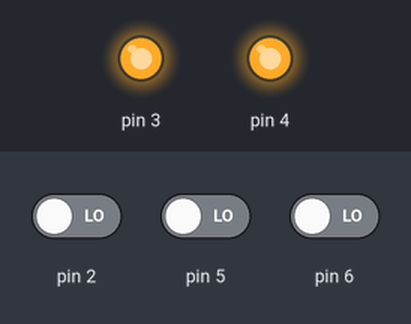
Bench run of a sketch on a simulated Arduino Uno, built with avr-gcc and run on an emulated ATmega328P. Shown: output pins drawn as LEDs (lit = HIGH). The inputs (shaded band) are chosen by the test bench; at power-on: pin 2 LOW, pin 5 LOW, pin 6 LOW.

Above: at 0.8 s.
0.9 s: pin 2 driven HIGH
At 2.0 s:
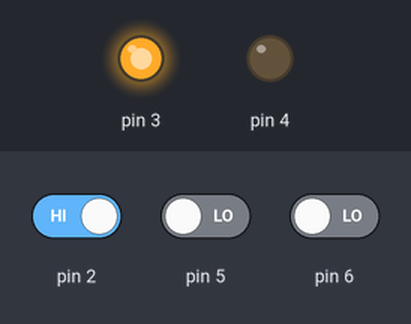
Timing chart, 0 to 3.9 s (numbered marks = the images above; inputs shaded):
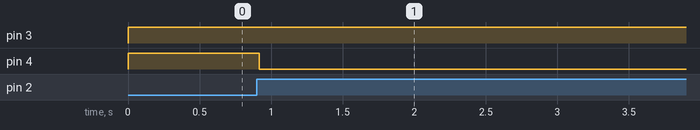

The sketch:

ZTS_V1.ino
```cpp
#define PULSE 58
int main(){
  uint8_t map0 [60] = {5, 6, 7, 8, 9, 10, 15, 20, 25, 30, 35, 36, 36, 36, 36, 36, 36, 36, 36, 36, 36, 36, 36, 36, 36, 36, 36, 36, 36, 36, 36, 36, 36, 36, 36, 36, 36, 36, 36, 36, 35, 35, 35, 35, 35, 35, 35, 35, 35, 35, 34, 34, 34, 34, 34, 34, 34, 34, 34, 34};
  uint8_t map1 [60] = {5, 6, 7, 8, 9, 10, 15, 20, 25, 30, 35, 38, 38, 38, 38, 38, 38, 38, 38, 38, 38, 38, 38, 38, 38, 38, 38, 38, 38, 38, 38, 38, 38, 38, 38, 38, 38, 38, 38, 38, 37, 37, 37, 37, 36, 36, 36, 36, 35, 35, 35, 35, 34, 34, 34, 34, 33, 33, 33, 33};
  uint32_t LATE,TIMING;
  int LIMIT,count;
  PORTD = 0x18;
  DDRD  = 0x18;
  TCCR1B = 0x03;
  while (true){
    while ((PIND>>2&0x04>>2)==1);
    while ((PIND>>2&0x04>>2)==0);
    LATE = TCNT1;
    TCNT1 = 0;
    TIMING = 60000/LATE;
    if((PIND>>5&0x20>>5)==1){ // if d5 high
      LATE *= PULSE - map1[TIMING];
    }
    else{ // if d5 low
      LATE *= PULSE - map0[TIMING];
    }
    LATE /= 360;
    if((PIND>>6&0x40>>6)==1)LIMIT = 32; // if d6 high
    else{ // if d6 low
      LIMIT = 59;
    }
    if(TIMING<=LIMIT){
      while(TCNT1<LATE);
      if(TIMING<=7){
        if(count==2 || count==5 || count==7 || count==11 || count==14 || count==17 || count==20){
          PORTD = 0x10;
        }
        else{
          PORTD = 0x08;
        }
      }
      else{
        PORTD = 0x10;
      }
      count++;
      if(count > 20)count = 1;
      while(TCNT1<LATE+25);
      PORTD = 0x08;
    }
  }
}
```

Measured:
- after the input at 0.9 s, pin 4: HIGH → LOW at once
